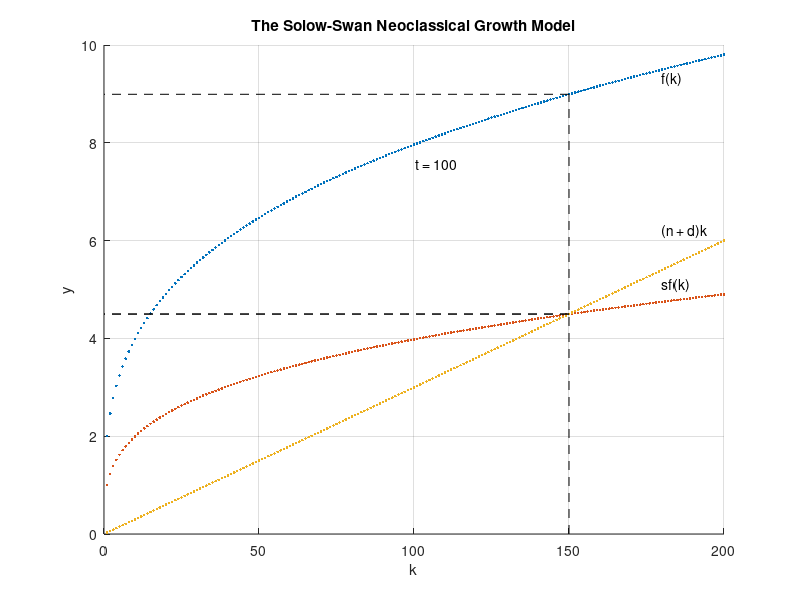

This figure's MATLAB source:
%% ----> CODE FOR SOLOW-SWAN MODEL

t=100; % N° of periods
kmax=200; % Max value of capital per worker
alpha=0.3; % Elasticity of output with respect of capital input
s=0.5; % Marginal propensity to save
n=0.02; % Population growth rate
d=0.01; % Capital depreciation rate
A0=2; % Total factor productivity
K=1:kmax; % Levels of capital per worker (x axis)
y=zeros(length(K),1); %
sy=zeros(length(K),1);
nd=zeros(length(K),1);


for k1=1:kmax
    y(k1,1)=A0*(k1^alpha); % Aggregate production function
    sy(k1,1)=s*y(k1,1); % Actual Investment
    nd(k1,1)=(n+d)*k1; % Required Investment
end


scatter(K,y, '.');
text(max(K)-20, max(y)-0.5, 'f(k)')
title('The Solow-Swan Neoclassical Growth Model')
xlabel('k')
ylabel('y')
hold on
grid on
scatter(K,sy,'.')
text(max(K)-20, sy(kmax,1)+0.2, 'sf(k)')
scatter(K,nd,'.')
text(max(K)-20, nd(kmax,1)+0.2, '(n + d)k')

k1=50; % Starting Position (first economy)
% k2=200; % Starting Position (second economy)
for i=1:t    
    u=plot([k1,k1],[0,y(k1,1)], 'k--');
    drawnow
    l=plot([k1,0],[y(k1,1), y(k1,1)], 'k--');
    drawnow  
    m=plot([k1,0],[sy(k1,1), sy(k1,1)], 'k--');
    drawnow 
    n=plot([k1,0],[nd(k1,1), nd(k1,1)], 'k--');
    drawnow

    delete(u);
    delete(l);
    delete(m);
    delete(n);
    o=text(mean(K),mean(y),['t = ', num2str(i)]);
    drawnow
    delete(o);
    
%     u=plot([k2,k2],[0,y(k2,1)], 'b--');
%     drawnow
%     l=plot([k2,0],[y(k2,1), y(k2,1)], 'b--');
%     drawnow  
%     m=plot([k2,0],[sy(k2,1), sy(k2,1)], 'b--');
%     drawnow 
%     n=plot([k2,0],[nd(k2,1), nd(k2,1)], 'b--');
%     drawnow 
%     
%     delete(u);
%     delete(l);
%     delete(m);
%     delete(n);
   
            
    if sy(k1,1) > nd(k1,1) % Differential equation outcomes 
        k1=k1+1;        
    elseif sy(k1,1) < nd(k1,1)
        k1=k1-1;       
    end  
    
%     if sy(k2,1) > nd(k2,1)
%         k2=k2+1;        
%     elseif sy(k2,1) < nd(k2,1)
%         k2=k2-1;       
%     end  
    
    if i==t
        plot([k1,k1],[0, y(k1,1)], 'k--')
        drawnow
        plot([k1,0],[y(k1,1), y(k1,1)], 'k--')
        drawnow
        plot([k1,0],[sy(k1,1), sy(k1,1)], 'k--')
        drawnow
        plot([k1,0],[nd(k1,1), nd(k1,1)], 'k--')
        drawnow
    
        
%         plot([k2,k2],[0, y(k2,1)], 'b--')
%         drawnow
%         plot([k2,0],[y(k2,1), y(k2,1)], 'b--')
%         drawnow
%         plot([k2,0],[sy(k2,1), sy(k2,1)], 'b--')
%         drawnow
%         plot([k2,0],[nd(k2,1), nd(k2,1)], 'b--')
%         drawnow
        
    end
end

text(mean(K),mean(y),['t = ', num2str(t)])
hold on
